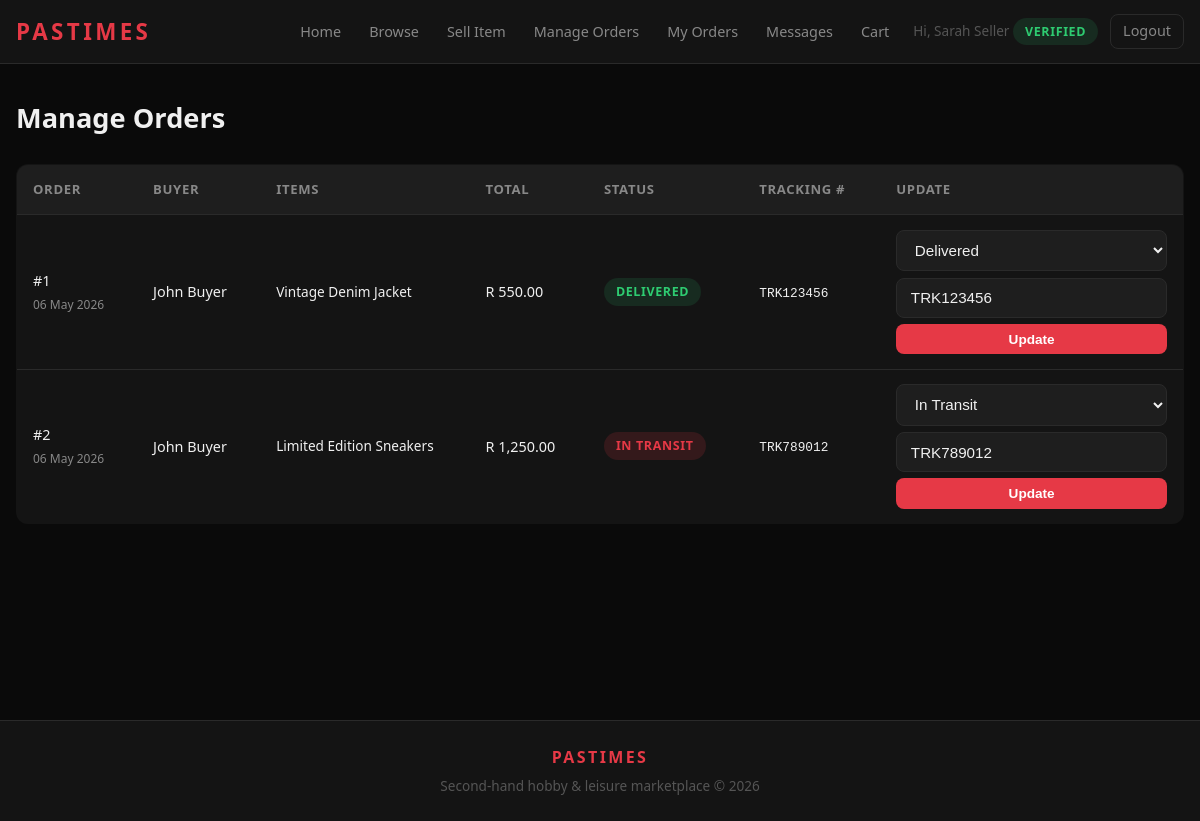
Page /orders/manage.php (signed in) on the committed database.
### tables this page shows
CREATE TABLE orders (
    id               INT           AUTO_INCREMENT PRIMARY KEY,
    buyer_id         INT           NOT NULL,
    total            DECIMAL(10,2) NOT NULL,
    delivery_address TEXT          NOT NULL,
    status           ENUM('Pending','Packed','In Transit','Delivered') NOT NULL DEFAULT 'Pending',
    tracking_number  VARCHAR(100)  NULL,
    payment_method   ENUM('Credit Card','Debit Card') NULL,
    created_at       DATETIME      DEFAULT CURRENT_TIMESTAMP,
    FOREIGN KEY (buyer_id) REFERENCES users(id) ON DELETE RESTRICT,
    INDEX idx_buyer  (buyer_id),
    INDEX idx_status (status)
);

CREATE TABLE users (
    id            INT          AUTO_INCREMENT PRIMARY KEY,
    name          VARCHAR(100) NOT NULL,
    email         VARCHAR(100) NOT NULL UNIQUE,
    password_hash VARCHAR(255) NOT NULL,
    role          ENUM('buyer','seller','admin') NOT NULL DEFAULT 'buyer',
    is_verified   TINYINT(1)   NOT NULL DEFAULT 0,
    seller_request ENUM('none','pending','approved','rejected') NOT NULL DEFAULT 'none',
    seller_request_note TEXT    NULL,
    created_at    DATETIME     DEFAULT CURRENT_TIMESTAMP,
    last_login    DATETIME     NULL,
    INDEX idx_email (email),
    INDEX idx_role  (role)
);

### orders/manage.php (the view, shortened to what this page needs)
<?php
require_once __DIR__ . '/../config/db.php';
require_once __DIR__ . '/../includes/functions.php';
$stmt = mysqli_prepare($conn,
    "SELECT DISTINCT o.*, u.name AS buyer_name,
            GROUP_CONCAT(p.title SEPARATOR ', ') AS product_titles
     FROM orders o
     JOIN order_items oi ON o.id = oi.order_id
     JOIN products p ON oi.product_id = p.id
     JOIN users u ON o.buyer_id = u.id
     WHERE p.seller_id = ?
     GROUP BY o.id
     ORDER BY o.created_at DESC");
mysqli_stmt_bind_param($stmt, 'i', $_SESSION['user_id']);
mysqli_stmt_execute($stmt);
$orders = mysqli_fetch_all(mysqli_stmt_get_result($stmt), MYSQLI_ASSOC);
require_once __DIR__ . '/../includes/header.php';
?>
<h1 class="page-title">Manage Orders</h1>
<?php if (empty($orders)): ?>
    <div class="alert alert-error">No orders for your products yet.</div>
<?php else: ?>
    <div class="table-wrap">
        <table class="data-table">
            <thead>
                <tr>
                    <th>Order</th>
                    <th>Buyer</th>
                    <th>Items</th>
                    <th>Total</th>
                    <th>Status</th>
                    <th>Tracking #</th>
                    <th>Update</th>
                </tr>
            </thead>
            <tbody>
                <?php foreach ($orders as $o): ?>
                    <tr>
                        <td>#<?php echo $o['id']; ?><br>
                            <small class="text-muted"><?php echo date('d M Y', strtotime($o['created_at'])); ?></small>
                        </td>
                        <td><?php echo h($o['buyer_name']); ?></td>
                        <td style="max-width:180px; font-size:0.85rem;"><?php echo h($o['product_titles']); ?></td>
                        <td>R <?php echo number_format($o['total'], 2); ?></td>
                        <td><?php echo statusBadge($o['status']); ?></td>
                        <td>
                            <?php if (!empty($o['tracking_number'])): ?>
                                <code style="font-size:0.8rem;"><?php echo h($o['tracking_number']); ?></code>
                            <?php else: ?>
                                <span class="text-muted">—</span>
                            <?php endif; ?>
                        </td>
                        <td>
                            <form method="POST" action="" style="display:flex; flex-direction:column; gap:0.4rem; min-width:170px;">
                                <select name="status" class="form-control" style="width:100%;">
                                    <?php foreach (['Pending','Packed','In Transit','Delivered'] as $s): ?>
                                        <option value="<?php echo $s; ?>" <?php echo $o['status'] === $s ? 'selected' : ''; ?>>
                                            <?php echo $s; ?>
                                        </option>
                                    <?php endforeach; ?>
                                </select>
                                <input type="text" name="tracking_number" class="form-control"
                                       placeholder="Tracking #"
                                       value="<?php echo h($o['tracking_number'] ?? ''); ?>">
                                <button type="submit" name="update_status" class="btn btn-primary btn-sm">Update</button>
                            </form>
                        </td>
                    </tr>
                <?php endforeach; ?>
            </tbody>
        </table>
    </div>
<?php endif; ?>
<?php require_once __DIR__ . '/../includes/footer.php'; ?>

### includes/functions.php (shortened to what this page needs)
<?php
function h($str) {
    return htmlspecialchars((string)$str, ENT_QUOTES, 'UTF-8');
}
function statusBadge($status) {
    $map = [
        'Pending'    => 'status-pending',
        'Packed'     => 'status-packed',
        'In Transit' => 'status-transit',
        'Delivered'  => 'status-delivered',
    ];
    $class = $map[$status] ?? 'status-pending';
    return '<span class="status-badge ' . $class . '">' . h($status) . '</span>';
}
function verificationBadge($isVerified) {
    $class = $isVerified ? 'status-delivered' : 'status-pending';
    $label = $isVerified ? 'Verified' : 'Pending approval';
    return '<span class="status-badge ' . $class . '">' . h($label) . '</span>';
}
?>

### assets/css/main.css (style rules this page uses)
:root { --bg: #0a0a0a; --surface: #141414; --surface-2: #1e1e1e; --border: #2a2a2a; --border-light: #333333; --primary: #e63946; --primary-hover:#c1121f; --primary-dim: rgba(230, 57, 70, 0.15); --text: #f0f0f0; --text-muted: #888888; --text-faint: #555555; --success: #2ecc71; --success-bg: rgba(46, 204, 113, 0.12); --danger: #e74c3c; --danger-bg: rgba(231, 76, 60, 0.12); --warning: #f39c12; --warning-bg: rgba(243, 156, 18, 0.12); --info: #3498db; --info-bg: rgba(52, 152, 219, 0.12); --radius: 8px; --radius-lg: 12px; --shadow: 0 4px 24px rgba(0, 0, 0, 0.7); --shadow-sm: 0 2px 8px rgba(0, 0, 0, 0.5); --header-h: 64px; }
*, *::before, *::after { box-sizing: border-box; margin: 0; padding: 0; }
html { scroll-behavior: smooth; }
body { font-family: 'Segoe UI', system-ui, -apple-system, sans-serif; background: var(--bg); color: var(--text); line-height: 1.6; font-size: 15px; }
.btn { display: inline-block; padding: 0.55rem 1.25rem; border-radius: var(--radius); font-size: 0.95rem; font-weight: 600; cursor: pointer; border: none; text-align: center; transition: background 0.2s, transform 0.15s, opacity 0.2s; line-height: 1.4; }
.btn-primary { background: var(--primary); color: #fff; }
.btn-sm { padding: 0.35rem 0.8rem; font-size: 0.85rem; }
.form-control { width: 100%; padding: 0.65rem 0.85rem; background: var(--surface-2); border: 1px solid var(--border); border-radius: var(--radius); color: var(--text); font-size: 0.95rem; transition: border-color 0.2s; }
.form-control::placeholder { color: var(--text-faint); }
.page-title { font-size: 1.7rem; font-weight: 700; margin-bottom: 1.5rem; color: var(--text); }
.data-table { width: 100%; border-collapse: collapse; background: var(--surface); border-radius: var(--radius-lg); overflow: hidden; border: 1px solid var(--border); }
.data-table th, .data-table td { padding: 0.9rem 1rem; text-align: left; border-bottom: 1px solid var(--border); font-size: 0.9rem; }
.data-table th { background: var(--surface-2); font-weight: 600; font-size: 0.82rem; text-transform: uppercase; letter-spacing: 0.05em; color: var(--text-muted); }
.data-table tr:last-child td { border-bottom: none; }
.table-wrap { overflow-x: auto; }
.status-badge { display: inline-block; padding: 0.25rem 0.75rem; border-radius: 100px; font-size: 0.78rem; font-weight: 700; text-transform: uppercase; letter-spacing: 0.05em; }
.status-transit { background: var(--primary-dim); color: var(--primary); }
.status-delivered { background: var(--success-bg); color: var(--success); }
.text-muted { color: var(--text-muted); }

### rows in the picture
orders: id "1", created_at "06 May 2026", buyer.name "John Buyer", product_titles "Vintage Denim Jacket", total "550.00", status "DELIVERED", tracking_number "TRK123456", status "Delivered"
orders: id "2", created_at "06 May 2026", buyer.name "John Buyer", product_titles "Limited Edition Sneakers", total "1,250.00", status "IN TRANSIT", tracking_number "TRK789012", status "In Transit"

### other values in the picture
$_SESSION['user_name'] "Sarah Seller"
$label "VERIFIED"
